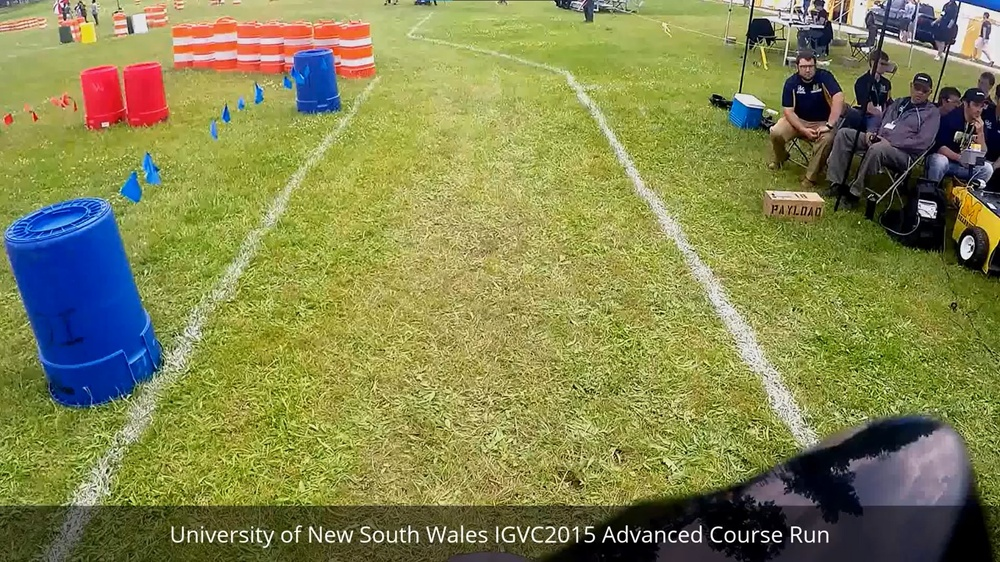
#> input picture Mahesh_ME19B034/Assignment-2/Barrel.jpg, 1000 x 562 px, shrunk from 1920 x 1080 before the run
$ jupyter execute Question2.ipynb
#> lines starting #> are read from the running program, lines starting #| are printed output that depends on the picture
[cell 1]
## Task 2: Template Matching using Histograms

import cv2
import numpy as np
import matplotlib.pyplot as plt

img = cv2.imread('Barrel.jpg', -1)
#> img is the input picture: shape (562, 1000, 3); mean B, G, R 80.3, 133.8, 132
hsvimg = cv2.cvtColor(img, cv2.COLOR_RGB2HSV)
#> hsvimg: shape (562, 1000, 3); mean H, S, V 86.3, 135.7, 145.3
hist1 = cv2.calcHist([hsvimg],[0, 1], None, [180, 256], [0, 180, 0, 256])
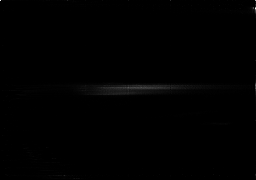
#> hist1: shape (180, 256) float32; min 0, max 3315, mean 12.2; drawn with min black and max white

vid = cv2.VideoCapture('Barrel.mp4')
i = 1000

success, frame = vid.read()
vid.release()
frame1 = cv2.cvtColor(frame, cv2.COLOR_RGB2HSV)
hist2 = cv2.calcHist([frame1],[0, 1], None, [180, 256], [0, 180, 0, 256])
cv2.normalize(hist1, hist1 ,0 , 255, cv2.NORM_MINMAX)
res = cv2.calcBackProject([frame1], [0, 1], hist1, [0, 180, 0, 256], 1)
disc = cv2.getStructuringElement(cv2.MORPH_ELLIPSE, (5,5))
cv2.filter2D(res, -1, disc, res) #res is the matrix obtained after back projection
ret, thresh = cv2.threshold(res, 50, 255, 0)
final = cv2.merge((thresh, thresh, thresh))
result = cv2.bitwise_or(frame, final)

cv2.imshow('Result', result)

result1 = np.vstack((frame, final, result))
cv2.imwrite('Result.jpg', result1)

plt.figure(),plt.plot(hist1),plt.xlabel('Pixel intensity value'),plt.ylabel('Frequency'),plt.title('Histogram - Region of Interest')
plt.figure(),plt.plot(hist2),plt.xlabel('Pixel intensity value'),plt.ylabel('Frequency'),plt.title('Histogram - Captured Image')
plt.show()
